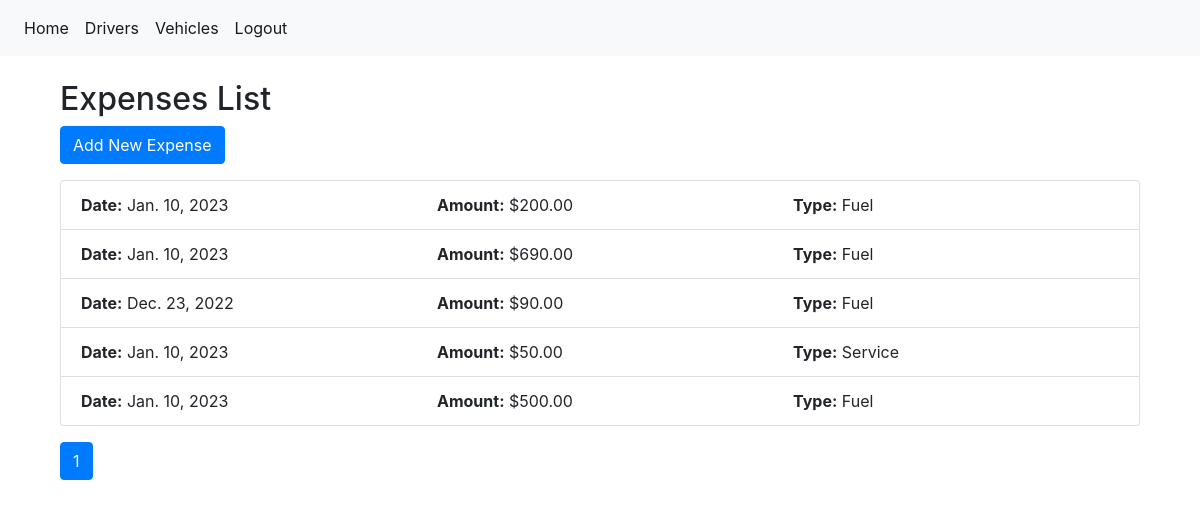
/ (signed in), run on the app's committed database.
### expenses/models.py (models this page shows, shortened)
class Expense(models.Model):
    EXPENSE_TYPES = [
        ("FUEL", "Fuel"),
        ("SERVICE", "Service"),
        ("TOLL", "Toll"),
        ("OTHER", "Other"),
    ]
    vehicle = models.ForeignKey(Vehicle, on_delete=models.CASCADE)
    date = models.DateField()
    amount = models.DecimalField(max_digits=8, decimal_places=2)
    expense_type = models.CharField(max_length=10, choices=EXPENSE_TYPES)
    description = models.TextField(blank=True)
    user = models.ForeignKey(User, on_delete=models.CASCADE)

### expenses/views.py (the view)
# urls.py: path("", views.expense_list, name="expense_list"),
@login_required
def expense_list(request):
    if request.user.is_superuser:
        expenses = Expense.objects.all().order_by("-id")
    else:
        expenses = Expense.objects.filter(user=request.user).order_by("-id")
    paginator = Paginator(expenses, 10)  # Show 10 expenses per page
    page_number = request.GET.get("page")
    expenses = paginator.get_page(page_number)
    context = {
        "expenses": expenses,
    }
    template = "expenses/expense_list.html"
    return render(request, template, context)

### expenses/templates/expenses/expense_list.html (shortened to what this page needs)
{% extends 'base.html' %}
{% block content %}
<div class="container">
    <h2>Expenses List</h2>
    <a href="{% url 'expense_create' %}" class="btn btn-primary mb-3">Add New Expense</a>
    <div class="list-group mb-3">
        {% for expense in expenses %}
        <div class="list-group-item">
            <div class="row">
                <div class="col-md-4"><strong>Date:</strong> {{ expense.date }}</div>
                <div class="col-md-4"><strong>Amount:</strong> ${{ expense.amount }}</div>
                <div class="col-md-4"><strong>Type:</strong> {{ expense.get_expense_type_display }}</div>
            </div>
        </div>
        {% empty %}
        <div class="list-group-item">
            No expenses available.
        </div>
        {% endfor %}
    </div>
    <nav aria-label="Page navigation">
        <ul class="pagination">
            {% for num in expenses.paginator.page_range %}
                {% if num == expenses.number %}
                    <li class="page-item active">
                        <a class="page-link" href="?page={{ num }}">{{ num }}</a>
                    </li>
                {% else %}
                    <li class="page-item">
                        <a class="page-link" href="?page={{ num }}">{{ num }}</a>
                    </li>
                {% endif %}
            {% endfor %}
        </ul>
    </nav>
</div>
{% endblock %}

### templates/base.html (shortened to what this page needs)
{% load static %}
<!DOCTYPE html>
<html lang="en">
<head>
    <link rel="stylesheet" href="https://stackpath.bootstrapcdn.com/bootstrap/4.5.2/css/bootstrap.min.css">
</head>
<body>
    <nav class="navbar navbar-expand-lg navbar-light bg-light">
        <div class="collapse navbar-collapse" id="navbarNav">
            <ul class="navbar-nav">
                <li class="nav-item active">
                    <a class="nav-link" href="{% url 'expense_list' %}">Home <span class="sr-only">(current)</span></a>
                </li>
                {% if request.user.is_superuser %}
                    <li class="nav-item active">
                        <a class="nav-link" href="{% url 'driver_list' %}">Drivers <span class="sr-only">(current)</span></a>
                    </li>
                    <li class="nav-item active">
                        <a class="nav-link" href="{% url 'vehicle_list' %}">Vehicles <span class="sr-only">(current)</span></a>
                    </li>
                {% endif %}
                {% if request.user.is_authenticated %}
                    <li class="nav-item active">
                        <a class="nav-link" href="{% url 'logout' %}">Logout <span class="sr-only">(current)</span></a>
                    </li>
                {% else %}
                    <li class="nav-item">
                        <a class="nav-link" href="{% url 'account_login' %}">Login</a>
                    </li>
                {% endif %}
            </ul>
        </div>
    </nav>
    <div class="container mt-4">
        {% block content %}{% endblock %}
    </div>
</body>
</html>

### data on the page
Expense: date "Jan. 10, 2023", amount "200.00", expense_type "Fuel"
Expense: date "Jan. 10, 2023", amount "690.00", expense_type "Fuel"
Expense: date "Dec. 23, 2022", amount "90.00", expense_type "Fuel"
Expense: date "Jan. 10, 2023", amount "50.00", expense_type "Service"
Expense: date "Jan. 10, 2023", amount "500.00", expense_type "Fuel"

### other printed values
{{ num }} "1"
